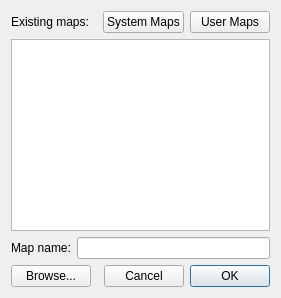
<?xml version="1.0" encoding="UTF-8"?>
<ui version="4.0">
 <class>WBQtSaveMapDialog</class>
 <widget class="QDialog" name="WBQtSaveMapDialog">
  <property name="windowTitle">
   <string>Save Map As:</string>
  </property>
  <layout class="QVBoxLayout" name="rootLayout" stretch="0,1,0,0">
   <item>
    <layout class="QHBoxLayout" name="topRow">
     <item>
      <widget class="QLabel" name="existingMapsLabel">
       <property name="text">
        <string>Existing maps:</string>
       </property>
      </widget>
     </item>
     <item>
      <spacer name="topSpacer">
       <property name="orientation">
        <enum>Qt::Horizontal</enum>
       </property>
      </spacer>
     </item>
     <item>
      <widget class="QPushButton" name="systemButton">
       <property name="text">
        <string>System Maps</string>
       </property>
       <property name="autoDefault">
        <bool>false</bool>
       </property>
       <property name="checkable">
        <bool>true</bool>
       </property>
      </widget>
     </item>
     <item>
      <widget class="QPushButton" name="userButton">
       <property name="text">
        <string>User Maps</string>
       </property>
       <property name="autoDefault">
        <bool>false</bool>
       </property>
       <property name="checkable">
        <bool>true</bool>
       </property>
      </widget>
     </item>
    </layout>
   </item>
   <item>
    <widget class="QListWidget" name="list"/>
   </item>
   <item>
    <layout class="QHBoxLayout" name="nameRow" stretch="0,1">
     <item>
      <widget class="QLabel" name="mapNameLabel">
       <property name="text">
        <string>Map name:</string>
       </property>
      </widget>
     </item>
     <item>
      <widget class="QLineEdit" name="nameEdit"/>
     </item>
    </layout>
   </item>
   <item>
    <layout class="QHBoxLayout" name="buttonRow">
     <item>
      <widget class="QPushButton" name="browseBtn">
       <property name="text">
        <string>Browse...</string>
       </property>
       <property name="autoDefault">
        <bool>false</bool>
       </property>
      </widget>
     </item>
     <item>
      <spacer name="buttonSpacer">
       <property name="orientation">
        <enum>Qt::Horizontal</enum>
       </property>
      </spacer>
     </item>
     <item>
      <widget class="QPushButton" name="cancelBtn">
       <property name="text">
        <string>Cancel</string>
       </property>
       <property name="autoDefault">
        <bool>false</bool>
       </property>
      </widget>
     </item>
     <item>
      <widget class="QPushButton" name="okBtn">
       <property name="text">
        <string>OK</string>
       </property>
       <property name="default">
        <bool>true</bool>
       </property>
      </widget>
     </item>
    </layout>
   </item>
  </layout>
 </widget>
 <resources/>
 <connections/>
</ui>
